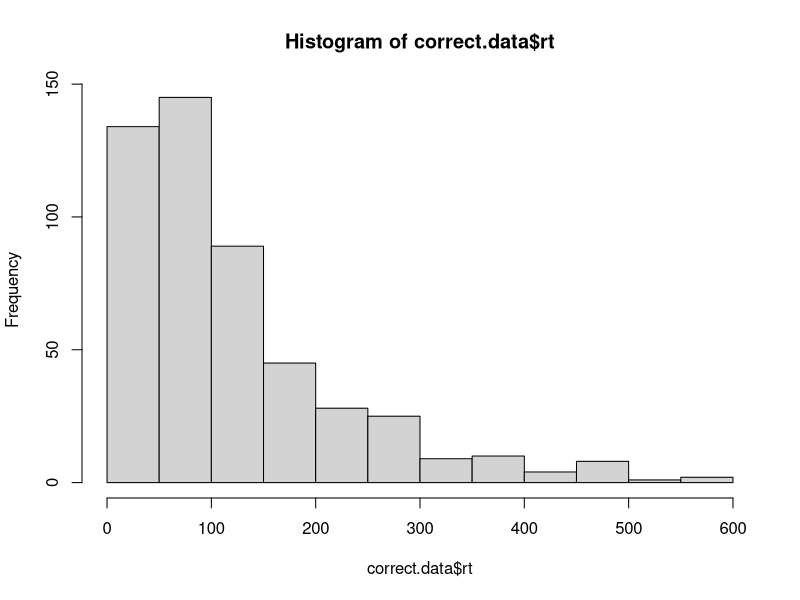
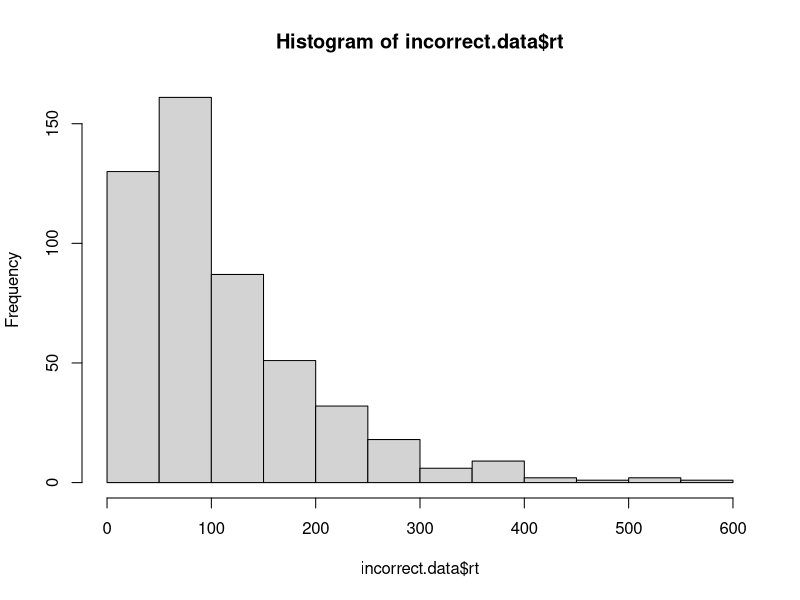

Write the R code that produced these figures, in order.
# implement the model by filling in the function below
# the model should return a data frame with two columns: correct and rt
# the correct column should be TRUE or FALSE, and rt should contain the
# number of steps it took to reach the criterion.

# note that the function takes four arguments:
# samples is the number of samples to draw from the model
# drift is the drift rate (default value is 0)
# sdrw is the variability in the drift rate (default value is 0.3)
# criterion is the threshold for a response (default value is 3)

#making intevsig a scalar bc don't need to plot individ values

random.walk.model <- function(samples, drift=0, sdrw=0.3, criterion=3){
  accuracy.array <- vector()
  rt.array <- vector()
  for (i in seq(from = 1, to = as.numeric(samples))) {
    intevsig <- 0
    rt <- 0
    while((-criterion <= intevsig) && (intevsig <= criterion)) {
      intevsig <- intevsig + rnorm(1, mean = drift, sd = sdrw)
      rt <- rt + 1
    }
    corr <- intevsig > criterion
    accuracy.array <- c(accuracy.array, corr)
    rt.array <- c(rt.array, rt)
  }
  output <- data.frame(
    correct = accuracy.array,
    rt = rt.array
  )
  return(output)
}

# test the model ####

# if the model is working correctly, then the line below should generate a data frame with 
# 1000 samples and about half of the samples should be correct. the average rt will probably
# be around 112, but might vary from that by a bit.

initial.test <- random.walk.model(1000)
sum(initial.test$correct) / length(initial.test$correct) # should be close to 0.5
mean(initial.test$rt) # should be about 112

# visualize the RT distributions ####

# we can use dplyr to filter the data and visualize the correct and incorrect RT distributions

library(dplyr)

correct.data <- initial.test %>% filter(correct==TRUE)
incorrect.data <- initial.test %>% filter(correct==FALSE)

hist(correct.data$rt)
hist(incorrect.data$rt)

